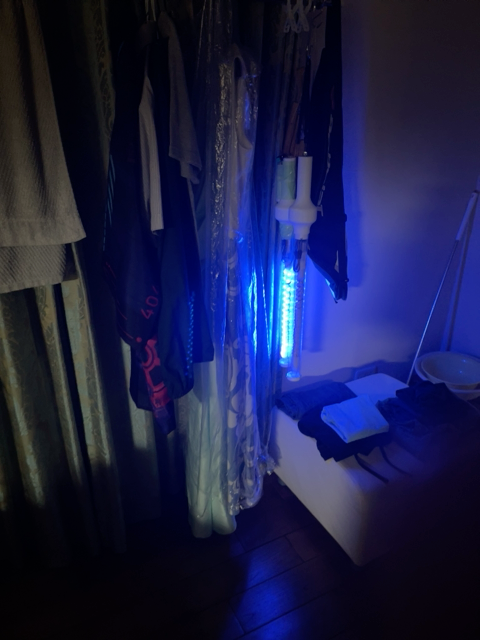
#> input picture PhoneSaber/ios/PhoneSaberSenderTests/Fixtures/blue-led-bright-large-05.png, 480 x 640 px
$ python -i camera.py   (imports and definitions only)
#> lines starting #> are read from the running program, lines starting #| are printed output that depends on the picture; after the words box and inside, x2 and y2 are one past the last pixel; in counts of white or black regions, pixels touching at a corner belong together
#> further down, picture is the input picture: shape (640, 480, 3); mean B, G, R 70.5, 30.1, 26.8
import os
import sys
import platform
from python_runtime import reexec_with_cv2

# 特定の Python に固定しない。
# macOS では pyenv の Python を明示できるが、Windows ではそのパスが存在しないため
# そのまま現在の実行環境を使う。
_TARGET_PYTHON = os.environ.get("CAMERA_PYTHON")
# [4 lines not run here, left out]

import cv2
import numpy as np
import socket
import math
import time
import threading
import json

# PyTorch(MPS) オプション: macOS Apple Silicon で GPU(Metal via MPS) を使う
try:
    import torch
    import torch.nn.functional as F
    TORCH_AVAILABLE = True
    MPS_AVAILABLE = getattr(torch.backends, 'mps', None) is not None and torch.backends.mps.is_available()
except Exception:
    TORCH_AVAILABLE = False
    MPS_AVAILABLE = False

# 有効なら MPS を使ってモルフォ処理を行う（自動判定）
# [1 line that did not run here, left out]

# [22 lines left out: function gpu_morph_close, not called in this run]

# UDP設定
UDP_IP = "127.0.0.1"
UDP_PORT = 5005
UDP_PORT_STICK2 = 5006
SEND_STICK2 = True
SEND_HZ = 60.0
HOLD_LAST_VALUE_WHEN_MISSING = True
sock = None
# 遅延最小化オプション: 検出変化時に即時送信する
IMMEDIATE_SEND_ON_CHANGE = True
_send_lock = threading.Lock()

# 処理改善フラグ
# デフォルトで UI と詳細ログを無効にして軽量化
SHOW_UI = False  # 表示を有効化
LOG_DETECTIONS = False  # 診断ログを抑制
# `detected` 用の簡易表示は残す(軽量な出力を維持)
SHOW_DETECTED = True

# カメラ番号は環境によって変わるため、CAMERA_INDEXで固定も自動探索もできる。
# [80 lines left out: functions open_camera, selected_capture_backend, _environment_int, open_native_camera, _native_dimensions, not called in this run]


# キャプチャ用スレッドと最新フレーム/送信用共有変数
cap = None
# 低解像度キャプチャをオプション化（デフォルト: 有効）
LOW_RES_CAPTURE = True

# キャプチャ開始直後のネイティブ解像度（送信時の基準とする）
try:
    ORIG_CAP_W = int(cap.get(cv2.CAP_PROP_FRAME_WIDTH) or 0)
    ORIG_CAP_H = int(cap.get(cv2.CAP_PROP_FRAME_HEIGHT) or 0)
except Exception:
    ORIG_CAP_W = 0
    ORIG_CAP_H = 0

# [6 lines not run here, left out]

# 実際のキャプチャ解像度（フレームごとに取得するが初期値をここに保持）
try:
    CAP_W = int(cap.get(cv2.CAP_PROP_FRAME_WIDTH) or 0)
    CAP_H = int(cap.get(cv2.CAP_PROP_FRAME_HEIGHT) or 0)
except Exception:
    CAP_W = 0
    CAP_H = 0
_frame_lock = threading.Lock()
_frame_condition = threading.Condition(_frame_lock)
_latest_frame = None
_latest_frame_generation = 0
_running = True
last_frame = None

class FrameGrabber(threading.Thread):
    def __init__(self, cap):
        super().__init__(daemon=True)
        self.cap = cap

    # [17 lines left out: functions run, stop, not called in this run]


class NativeFrameGrabber(threading.Thread):
    """Poll NativeLatestFrame and publish only frames newer than its sequence."""

    # [45 lines left out: functions __init__, run, stop, wait_for_new_frame, not called in this run]


_payload_lock = threading.Lock()
last_payload_stick1 = None
last_payload_stick2 = None
last_sent_payload_stick1 = None
last_sent_payload_stick2 = None

class Sender(threading.Thread):
    # [42 lines left out: functions __init__, run, not called in this run]

    def stop(self):
        self._running = False

# 検出モード: "bright"(明るさベースで検出) または "color"(色ごとに棒2本)
# 明るさ重視で動かす
DETECT_MODE = "color"

THRESHOLD_CONFIG_PATH = os.path.join(os.path.dirname(os.path.abspath(__file__)), "camera_thresholds.json")

# 明るさ検出パラメータ
DEFAULT_BRIGHT_THRESHOLD = 201
DEFAULT_MIN_AREA = 170
# 近接した小領域を連結とみなすためのマージ距離（ピクセル）。0で無効。
DEFAULT_MERGE_DISTANCE = 5
# 送信する座標の反転設定(0/1)
DEFAULT_FLIP_H = 1
DEFAULT_FLIP_V = 1

# 色検出パラメータ(HSV)
# 必要に応じて値を調整してください。
# A=red. Red wraps around the OpenCV HSV hue boundary, so the mask helper
# below treats h_min > h_max as two ranges (170-179 and 0-10).
DEFAULT_COLOR_A_LOWER = np.array([170, 70, 100])
DEFAULT_COLOR_A_UPPER = np.array([10, 255, 255])
# B=blue.
DEFAULT_COLOR_B_LOWER = np.array([99, 137, 168])
DEFAULT_COLOR_B_UPPER = np.array([124, 255, 255])

BRIGHT_THRESHOLD = DEFAULT_BRIGHT_THRESHOLD
MIN_AREA = DEFAULT_MIN_AREA
MERGE_DISTANCE = DEFAULT_MERGE_DISTANCE
FLIP_H = DEFAULT_FLIP_H
FLIP_V = DEFAULT_FLIP_V
COLOR_A_LOWER = DEFAULT_COLOR_A_LOWER.copy()
COLOR_A_UPPER = DEFAULT_COLOR_A_UPPER.copy()
COLOR_B_LOWER = DEFAULT_COLOR_B_LOWER.copy()
COLOR_B_UPPER = DEFAULT_COLOR_B_UPPER.copy()


# [73 lines left out: functions _threshold_settings_from_globals, _apply_threshold_settings, load_threshold_settings, save_threshold_settings, not called in this run]

TRACKBAR_WINDOW = "Thresholds"


# [466 lines left out: functions setup_trackbars, enable_ui, disable_ui, mouse_callback, hsv_mask, update_thresholds_from_trackbars and 11 more, not called in this run]


def find_top2_bright_centers(frame):
    gray = cv2.cvtColor(frame, cv2.COLOR_BGR2GRAY)
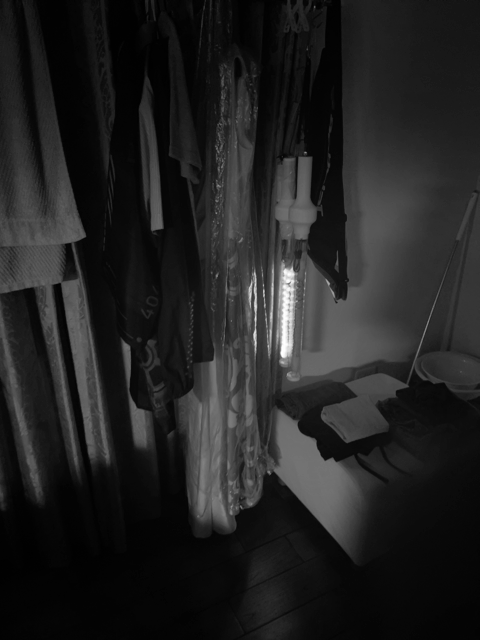
#> gray: shape (640, 480); min 0, max 255, mean 33.7
    _, thresh = cv2.threshold(gray, BRIGHT_THRESHOLD, 255, cv2.THRESH_BINARY)
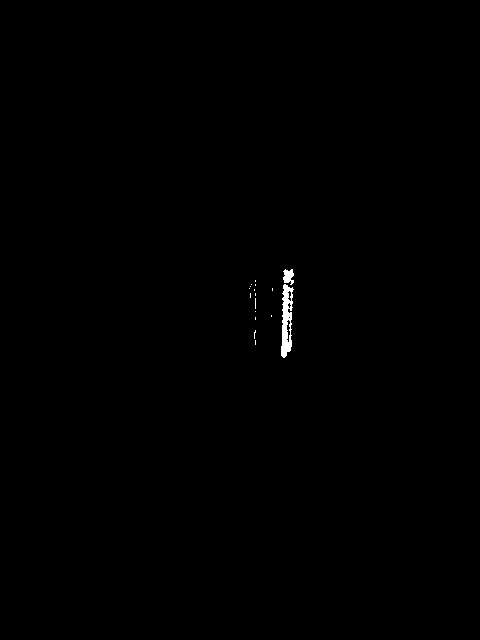
#> thresh: shape (640, 480); 0.25% white; 17 white regions (15 under 20 px), largest, box (x1, y1, x2, y2) and area: (281, 284, 294, 358) 581, (283, 269, 294, 285) 123

    # ノイズ除去
    kernel = np.ones((3, 3), np.uint8)
    thresh = cv2.morphologyEx(thresh, cv2.MORPH_OPEN, kernel)
#> thresh: shape (640, 480); 0.2% white; 2 white regions

    contours, _ = cv2.findContours(thresh, cv2.RETR_EXTERNAL, cv2.CHAIN_APPROX_SIMPLE)
#> contours = 2 contours; box (x1, y1, x2, y2) and area: (281, 285, 293, 357) 403, (283, 270, 294, 283) 92
    contours = [c for c in contours if cv2.contourArea(c) >= MIN_AREA]
#> contours = 1 contour; box (x1, y1, x2, y2) and area: (281, 285, 293, 357) 403
    if len(contours) < 2:
        return None, None

    contours = sorted(contours, key=cv2.contourArea, reverse=True)[:2]
    p1 = contour_center(contours[0])
    p2 = contour_center(contours[1])

    if p1 is None or p2 is None:
        return None, None
    return p1, p2


# [277 lines left out: functions find_color_pair, detect_frame, build_stick, draw_stick, payload_for_stick, publish_payload and 6 more, not called in this run]


# [2 lines not run here, left out]

>>> import cv2
>>> picture = cv2.imread('ios/PhoneSaberSenderTests/Fixtures/blue-led-bright-large-05.png')
>>> result = find_top2_bright_centers(picture)

$ run again, on PhoneSaber/ios/PhoneSaberSenderTests/Fixtures/blue-led-with-left-curtain-reflection-03.png
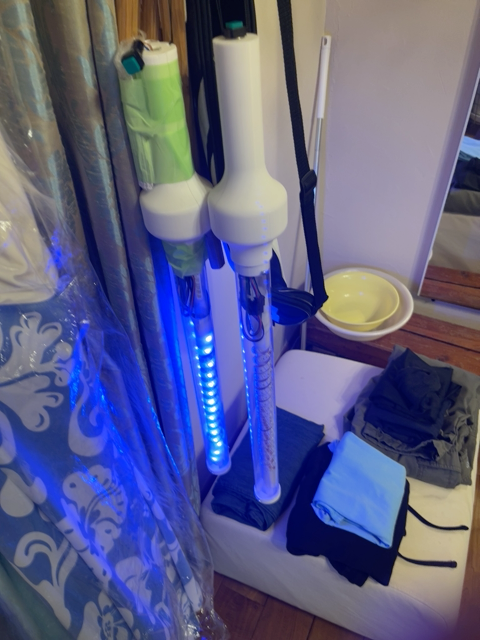
#> input picture PhoneSaber/ios/PhoneSaberSenderTests/Fixtures/blue-led-with-left-curtain-reflection-03.png, 480 x 640 px
#> picture is the input picture: shape (640, 480, 3); mean B, G, R 133, 95.6, 93.3
#> in find_top2_bright_centers, `gray = cv2.cvtColor(frame, cv2.COLOR_BGR2GRAY)`:
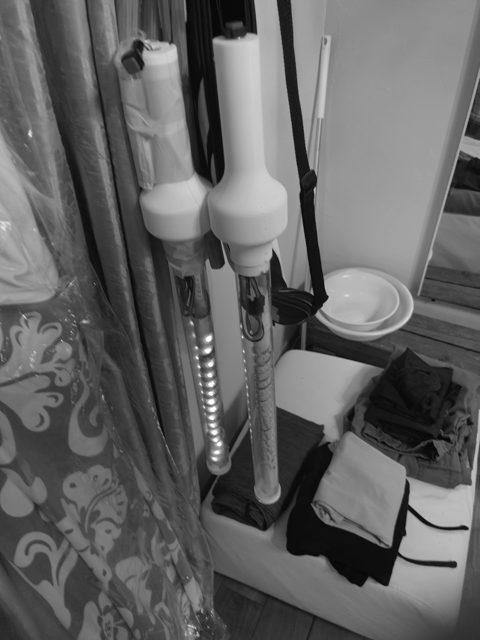
#> gray: shape (640, 480); min 6, max 255, mean 99.1
#> in find_top2_bright_centers, `thresh = cv2.morphologyEx(thresh, cv2.MORPH_OPEN, kernel)`:
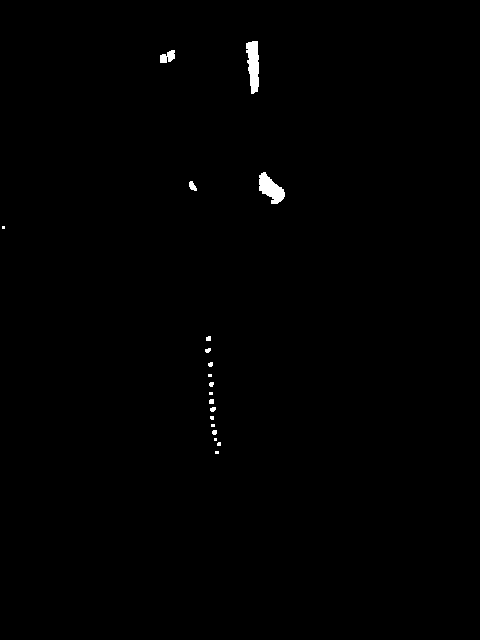
#> thresh: shape (640, 480); 0.46% white; 19 white regions (8 under 20 px)
#> in find_top2_bright_centers, `contours, _ = cv2.findContours(thresh, cv2.RETR_EXTERNAL, cv2.CHAIN_AP..`: contours = 19 contours, 15 with area under 20; largest, box (x1, y1, x2, y2) and area: (246, 41, 259, 94) 450, (259, 172, 285, 204) 419, (160, 50, 175, 63) 105, (189, 181, 197, 191) 39
#> in find_top2_bright_centers, `contours = [c for c in contours if cv2.contourArea(c) >= MIN_AREA]`: contours = 2 contours; box (x1, y1, x2, y2) and area: (246, 41, 259, 94) 450, (259, 172, 285, 204) 419
#> m = moments, m00 449.5, centre m10/m00, m01/m00 = (253, 64.59)
#> p1 = (252, 64)
#> p2 = (270, 188)
#> result = ((252, 64), (270, 188))
